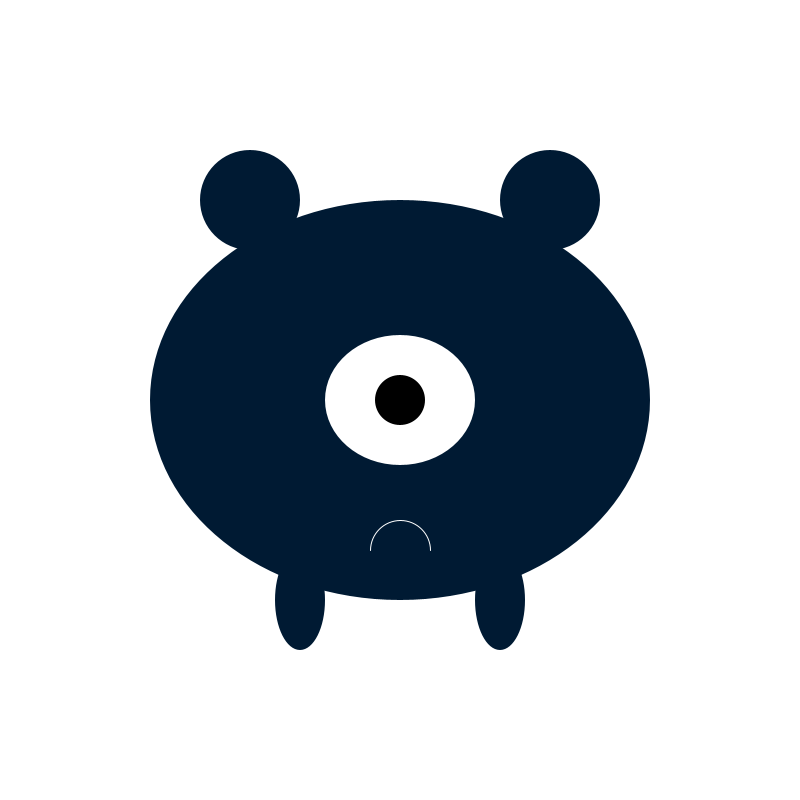
Frame 1 (no input)
Frame 60 (the mouse pressed at the canvas centre just before this capture): identical to frame 1, image omitted
Frame 120 (the mouse held since frame 60 and released just before this capture): identical to frame 1, image omitted

The Processing sketch that drew this single still picture (run headless with seeded random() and noise(); from frame 60 on, the mouse is pressed at the canvas centre):

// Processing sketch: processing_149710
// ── processing_149710.pde

Monster myMonster;
float x;
float y;
void setup() {
  size(800,800);
  myMonster = new Monster();
  x = 0;
  y = 0;
}

void draw() {
  background(255);
  myMonster.move();
  myMonster.display();
}

class Monster {
  float xpos;
  float ypos;
  float xspeed;
  
  Monster() {

    xpos = width/2;
    ypos = height/2;
    xspeed = 10;
  }
  
  void display() {
    beginShape();
//face
noStroke();
fill(0, 26, 51);
ellipse(400, 400, 500, 400);
//ears
ellipse(250, 200, 100, 100);
ellipse(550, 200, 100, 100);
fill (255);
ellipse(400, 400, 150, 130);
fill (0);
ellipse(400, 400, 50, 50); 
fill(0, 26, 51);
ellipse(300, 600, 50, 100);
ellipse(500, 600, 50, 100);
stroke(255);
arc(400, 550, 60, 60, -PI, 0); 
  }
  
  void move() { // Function.
    xpos = xpos + xspeed;
    if (xpos > width) {
      xpos = 0;
    }
  }
}
  
